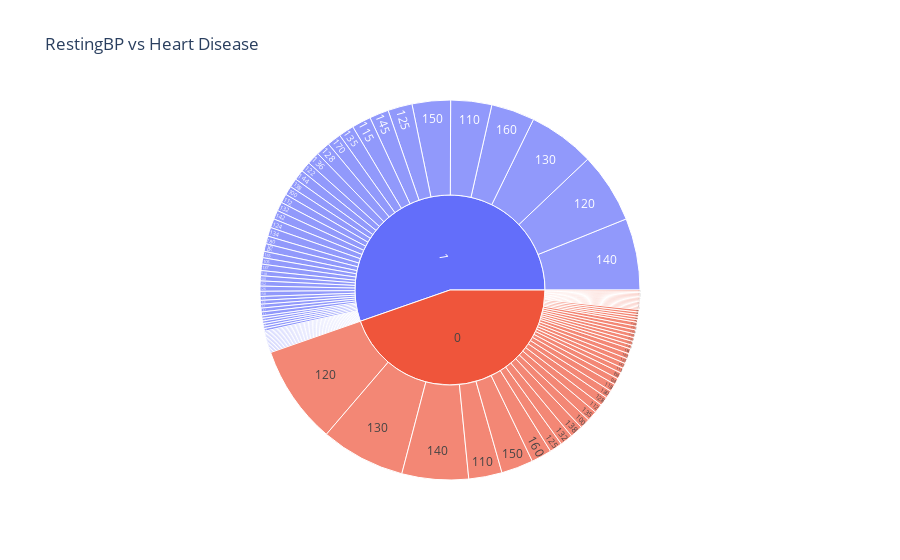

Write notebook code for a chart like this one.
### Code cell
#here i will create a sunburst plot to visualize the relationship between HeartDisease and RestingBP features
px.sunburst(heart_df, path=['HeartDisease','RestingBP'], title='RestingBP vs Heart Disease')

### Figure 1 — Plotly figure (JSON) as saved in the notebook; plotly's stock layout.template omitted (floating-point values rounded to 4 significant figures)
{"data": [{"branchvalues": "total", "domain": {"x": [0, 1], "y": [0, 1]}, "hovertemplate": "labels=%{label}<br>count=%{value}<br>parent=%{parent}<br>id=%{id}<extra></extra>", "ids": ["0/140", "1/160", "0/130", "1/138", "0/150", "0/120", "0/110", "1/140", "1/136", "0/115", "1/110", "1/100", "1/120", "0/100", "0/124", "1/150", "0/113", "0/125", "1/145", "1/125", "1/130", "0/112", "0/160", "1/112", "0/132", "1/118", "1/170", "0/142", "0/190", "1/135", "1/180", "0/108", "0/145", "1/115", "1/155", "1/128", "0/135", "0/180", "0/170", "1/106", "1/92", "1/200", "1/122", "0/122", "0/98", "0/105", "0/133", "1/95", "1/105", "0/155", "0/80", "1/137", "1/185", "1/165", "1/132", "1/142", "0/126", "1/133", "0/152", "1/116", "0/138", "1/124", "1/144", "0/154", "1/134", "0/104", "1/139", "0/128", "1/131", "0/134", "1/152", "1/126", "1/154", "1/141", "0/131", "1/178", "1/146", "1/158", "0/106", "0/136", "0/123", "1/102", "1/96", "0/139", "1/143", "1/104", "1/172", "1/156", "0/118", "1/190", "0/114", "1/127", "0/101", "1/174", "1/108", "0/156", "0/94", "0/148", "0/178", "1/117", "1/192", "1/123", "0/129", "0/102", "0/172", "0/146", "1/148", "1/114", "1/164", "0", "1"], "labels": ["140", "160", "130", "138", "150", "120", "110", "140", "136", "115", "110", "100", "120", "100", "124", "150", "113", "125", "145", "125", "130", "112", "160", "112", "132", "118", "170", "142", "190", "135", "180", "108", "145", "115", "155", "128", "135", "180", "170", "106", "92", "200", "122", "122", "98", "105", "133", "95", "105", "155", "80", "137", "185", "165", "132", "142", "126", "133", "152", "116", "138", "124", "144", "154", "134", "104", "139", "128", "131", "134", "152", "126", "154", "141", "131", "178", "146", "158", "106", "136", "123", "102", "96", "139", "143", "104", "172", "156", "118", "190", "114", "127", "101", "174", "108", "156", "94", "148", "178", "117", "192", "123", "129", "102", "172", "146", "148", "114", "164", "0", "1"], "name": "", "parents": ["0", "1", "0", "1", "0", "0", "0", "1", "1", "0", "1", "1", "1", "0", "0", "1", "0", "0", "1", "1", "1", "0", "0", "1", "0", "1", "1", "0", "0", "1", "1", "0", "0", "1", "1", "1", "0", "0", "0", "1", "1", "1", "1", "0", "0", "0", "0", "1", "1", "0", "0", "1", "1", "1", "1", "1", "0", "1", "0", "1", "0", "1", "1", "0", "1", "0", "1", "0", "1", "0", "1", "1", "1", "1", "0", "1", "1", "1", "0", "0", "0", "1", "1", "0", "1", "1", "1", "1", "0", "1", "0", "1", "0", "1", "1", "0", "0", "0", "0", "1", "1", "1", "0", "0", "0", "0", "1", "1", "1", "", ""], "type": "sunburst", "values": [52, 34, 66, 7, 25, 77, 26, 56, 10, 4, 32, 7, 55, 8, 5, 30, 1, 10, 15, 19, 52, 7, 16, 7, 10, 4, 11, 4, 1, 12, 6, 5, 3, 15, 5, 11, 8, 6, 3, 1, 1, 4, 8, 4, 1, 4, 3, 6, 5, 3, 1, 5, 1, 2, 7, 7, 3, 3, 3, 2, 10, 7, 8, 1, 7, 2, 3, 7, 3, 4, 4, 4, 2, 3, 1, 2, 3, 4, 2, 3, 1, 1, 1, 2, 2, 1, 1, 1, 6, 1, 1, 1, 1, 1, 2, 1, 2, 1, 1, 1, 1, 1, 1, 2, 1, 1, 1, 1, 1, 410, 508]}], "layout": {"legend": {"tracegroupgap": 0}, "title": {"text": "RestingBP vs Heart Disease"}}}
